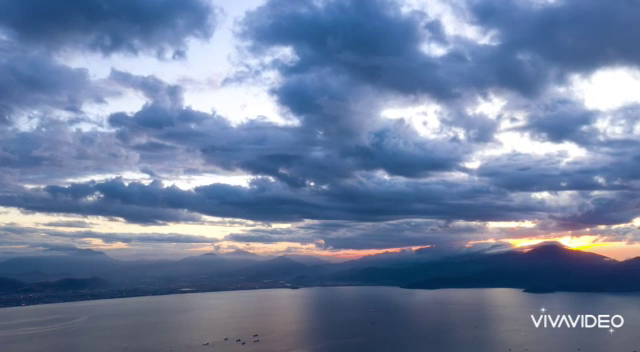
#> input picture frame 37 of resources/video.mp4, 640 x 352 px
$ python opencv_08.py
#> lines starting #> are read from the running program, lines starting #| are printed output that depends on the picture
# writing videos from cam
import cv2 as cv
cap= cv.VideoCapture("resources/video.mp4")

# writing format,codec,video writer object and file output
frame_width=int(cap.get(3))
frame_height=int(cap.get(4))
out=cv.VideoWriter("resources/Out_video.avi",cv.VideoWriter_fourcc('M','J','P','G'),10,(frame_width,frame_height),isColor=False)


# Reading and Playing
while (True):
    (ret,frame)=cap.read()
#> frame is the input picture: shape (352, 640, 3); mean B, G, R 159.8, 128.2, 110.6
    gray_frame=cv.cvtColor(frame,cv.COLOR_BGR2GRAY)
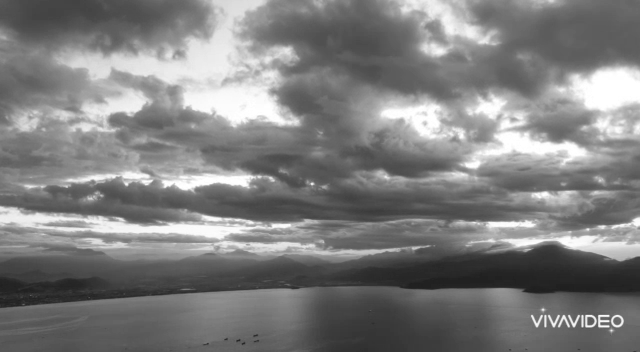
#> gray_frame: shape (352, 640); min 31, max 255, mean 126.5

    # to show in player
    if ret ==True:
        out.write(gray_frame)
        cv.imshow("Video",gray_frame)

        # to show with q key
        if cv.waitKey(1) & 0xFF == ord('q'):
#> (key q is pressed here)
            break
    else:
        break
cap.release()
out.release()
#> (the run stopped early here; a loop or call above may not have finished)

$ run again, starting later in the video
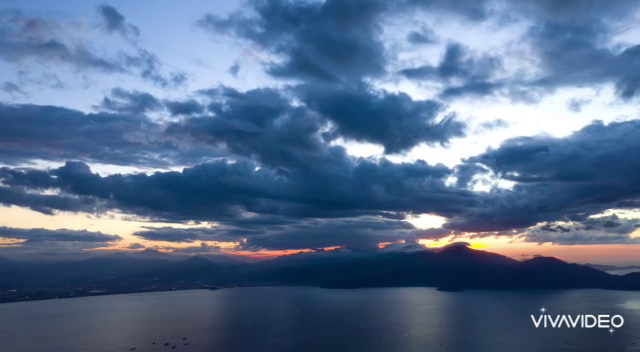
#> input picture frame 166 of resources/video.mp4, 640 x 352 px
#> frame is the input picture: shape (352, 640, 3); mean B, G, R 142.5, 110.7, 87.5
#> `gray_frame=cv.cvtColor(frame,cv.COLOR_BGR2GRAY)`:
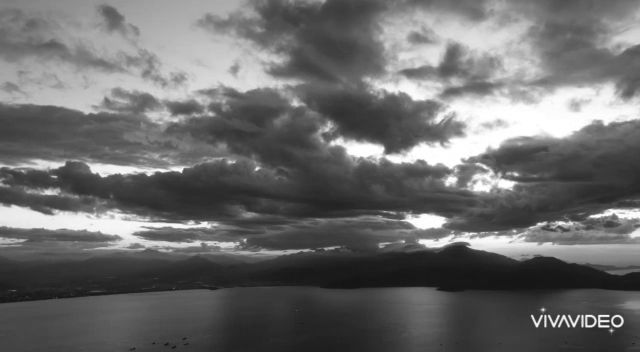
#> gray_frame: shape (352, 640); min 18, max 255, mean 107.4

$ run again, starting later in the video
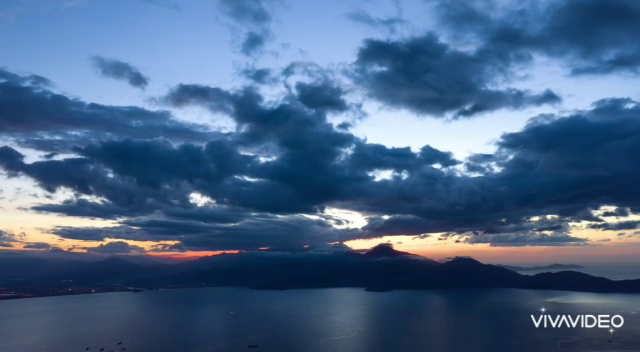
#> input picture frame 296 of resources/video.mp4, 640 x 352 px
#> frame is the input picture: shape (352, 640, 3); mean B, G, R 135.9, 101.1, 72.6
#> `gray_frame=cv.cvtColor(frame,cv.COLOR_BGR2GRAY)`:
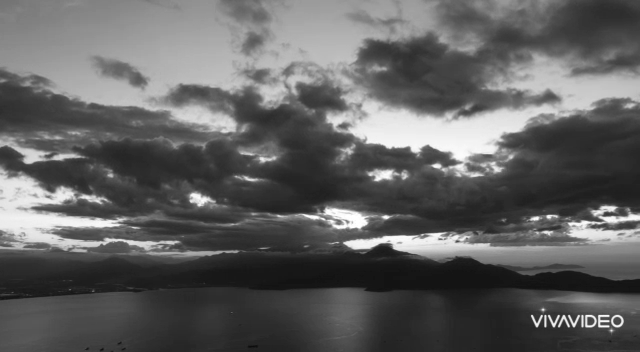
#> gray_frame: shape (352, 640); min 12, max 255, mean 96.5
